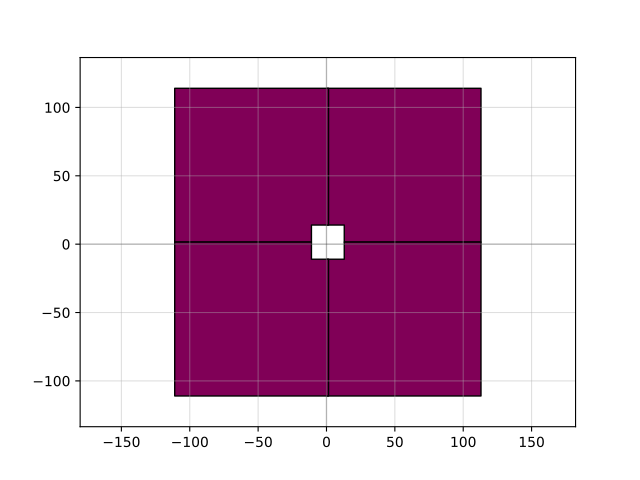

Write Python code to recreate this figure.
import gdsfactory as gf

c = gf.components.die_bbox_frame(bbox=((-1.0, -1.0), (3.0, 4.0)), street_width=100.0, street_length=1000.0, text_size=100.0, text_anchor='sw', layer='M3', padding=10.0)
c.plot()
